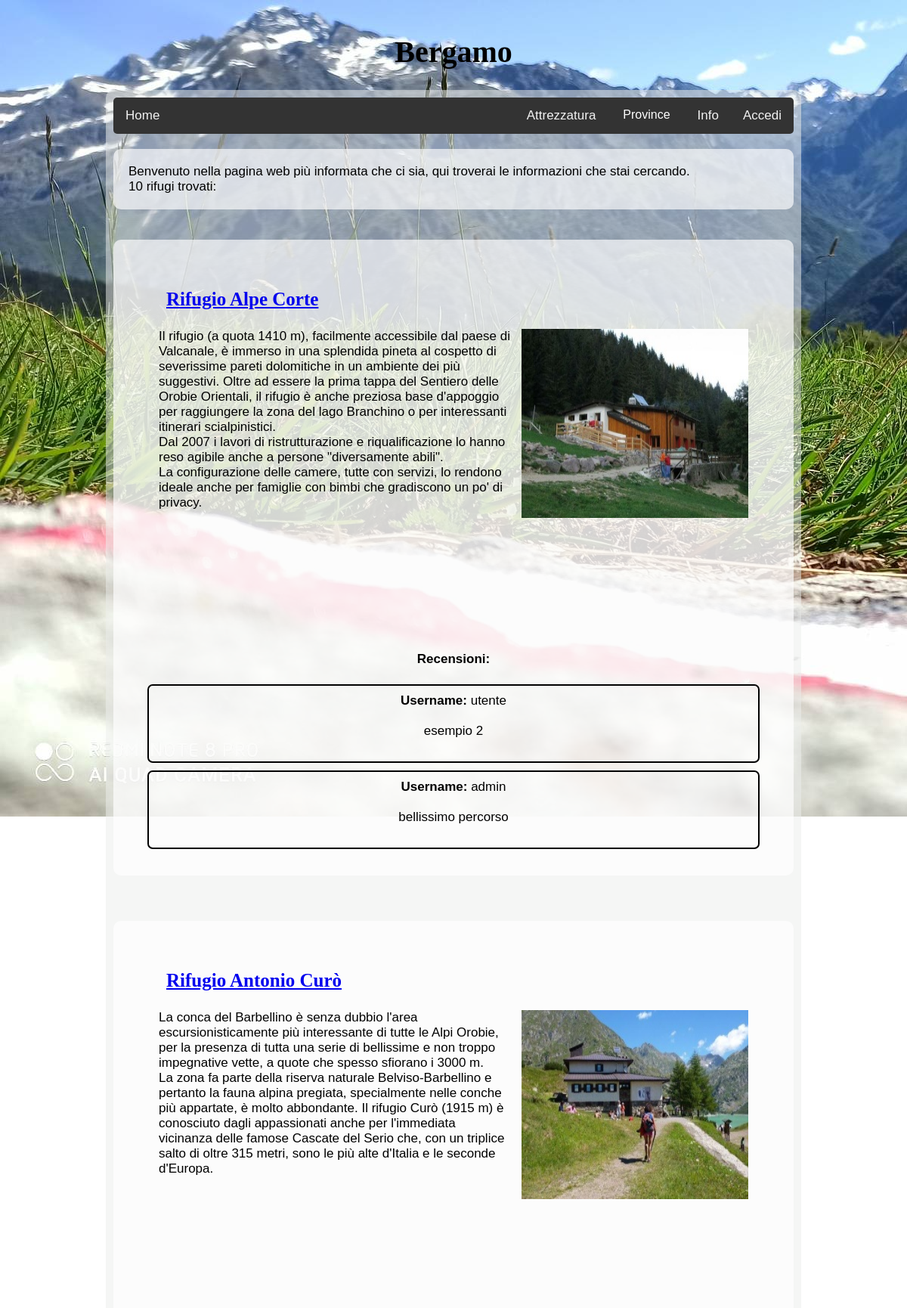
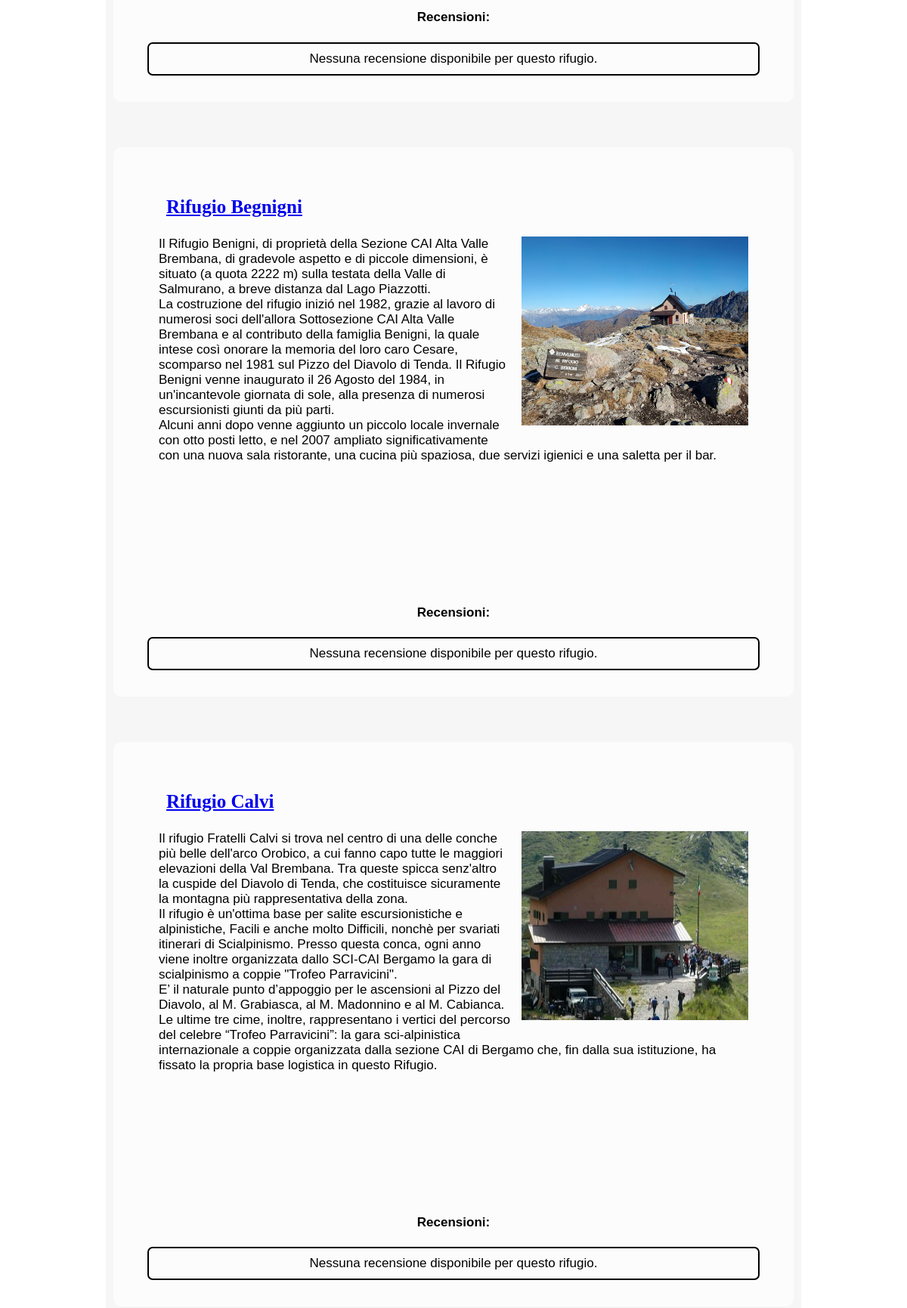
Screenshot of /progetto/Bergamo/Bergamo.php (upper part) with the database file from the repository (2 pictures, top to bottom).
### tables this page shows
CREATE TABLE `rifugi_tmp` (
  `IDRifugio` varchar(10) NOT NULL,
  `NomeRifugio` varchar(50) NOT NULL,
  `Provincia` varchar(20) NOT NULL,
  `Immagine` varchar(100) NOT NULL,
  `Descrizione` varchar(10000) NOT NULL,
  `Mappa` varchar(1000) NOT NULL,
  `Difficolta` varchar(1000) NOT NULL
);

CREATE TABLE `recensioni` (
  `ID_Recensione` int(11) NOT NULL,
  `Recensione` varchar(5000) NOT NULL,
  `Utente` int(11) DEFAULT NULL,
  `Rifugio` varchar(100) DEFAULT NULL
);

CREATE TABLE `utente` (
  `IDUtente` int(5) NOT NULL,
  `email` varchar(50) NOT NULL,
  `password` varchar(50) NOT NULL,
  `nome` varchar(50) NOT NULL,
  `cognome` varchar(50) NOT NULL
);

### progetto/richiamo_rifugi.php (the view, shortened to what this page needs)
<?php
$result = mysqli_query($connessione, $sql);
$num = mysqli_num_rows($result);
echo "<br><div class=\"sezione\">";
echo "Benvenuto nella pagina web pi&ugrave; informata che ci sia, qui troverai le informazioni che stai cercando.<br>";
echo "$num rifugi trovati:<br></div>";
$recensioni_rifugi = array();
$query_recensioni = "SELECT * FROM recensioni";
$result_recensioni = mysqli_query($connessione, $query_recensioni);
while ($row_recensioni = mysqli_fetch_assoc($result_recensioni)) {
    $IDrifugio_recensione = $row_recensioni["Rifugio"];
    $recensione = $row_recensioni["Recensione"];
    $IDUtente = $row_recensioni["Utente"];
    $recensioni_rifugi[$IDrifugio_recensione][] = array(
        'recensione' => $recensione,
        'IDUtente' => $IDUtente
    );
}
while($row = mysqli_fetch_assoc($result)) {
    $IDrifugio = $row["IDRifugio"];
    $Link_mappa = $row["Mappa"];
    $Nome_rifugio = $row["NomeRifugio"];
    $Descrizione_rifugio = $row["Descrizione"];
    $Immagine = $row["Immagine"];
    echo "<br>";
    echo "<div class=\"sezione\">";
    echo "<div class=\"rifugio\" id=\"$IDrifugio\">";
    echo "<h3><a href=\"$Link_mappa\" target=\"_blank\">$Nome_rifugio</a></h3><br>";
    echo "<a href=\"$Link_mappa\" target=\"_blank\">";
    echo "<img src=\"$Immagine\" alt=\"$Nome_rifugio\" class=\"immagine\"></a>";
    echo "$Descrizione_rifugio </div>";
    echo "<div class=\"recensione\">";
    echo "<br><br><br><br><br><br><h4>Recensioni:</h4>";
    $count = 0;
    if(isset($recensioni_rifugi[$IDrifugio])) {
        foreach($recensioni_rifugi[$IDrifugio] as $rec) {
            $recensione = $rec['recensione'];
            $IDUtente = $rec['IDUtente'];
            $query_utente = "SELECT * FROM utente WHERE IDUtente = '$IDUtente'";
            $result_utente = mysqli_query($connessione, $query_utente);
            if ($result_utente && mysqli_num_rows($result_utente) > 0) {
                $utente = mysqli_fetch_assoc($result_utente);
                $email = $utente["email"];
            } else {
                $email = "Email non disponibile";
            }
            if ($count < 2) {
                echo "
                    <div class=\"recensione_rifugio\">
                    <strong>Username:</strong> $email<br><br>
                    $recensione
                    <br><br>
                    </div>
                ";
            }
            $count++;
        }
    } else {
        echo "<div class=\"recensione_rifugio\">Nessuna recensione disponibile per questo rifugio.</div>";
    }
    echo "</div>";
    echo "</div>";
    echo "<br>";
}
?>

### progetto/css.css (style rules this page uses)
body { font-family: Arial, Verdana, sans-serif; color: #665544; background-image: url("immagini/1636477416866.jpg"); background-repeat: no-repeat; background-attachment: fixed; }
.rifugio { margin : 35px; padding : 5px; color :rgb(0, 0, 0); font-size: 17px; font-family: Arial, Helvetica, sans-serif; }
h3 { color: black; font-size: 25px; margin: 5px 10px 5px 10px; font-family: "Times New Roman", Times, serif; }
.immagine { width : 300; height: 250; float:right; padding-left : 15px; margin-bottom: 25px; }
.sezione { background-color: rgba(255, 255, 255, 0.664); overflow: auto; padding: 20px; margin-bottom: 20px; border-radius: 10px; }
.recensione_rifugio { background-color: rgba(255, 255, 255, 0); margin-bottom: 10px; border-radius: 7px; border: 2px solid black; margin: 10px 20px 10px 20px; padding: 10px; }
.recensione { border: none; border-radius: 5px; text-align: center; padding: 5px; margin-top: 10px; cursor: text; }
body { margin: 0; }

### rows the page displays
rifugi_tmp: NomeRifugio "Rifugio Alpe Corte", Immagine (picture), Descrizione "Il rifugio (a quota 1410 m), facilmente accessibile dal paese di Valcanale, è immerso in una splendida pineta al cospetto di severissime pareti dolomitiche in un ambiente dei più suggestivi. Oltre ad essere la prima tappa del Sentiero delle Orobie Orientali, il rifugio è anche preziosa base d'appoggio per raggiungere la zona del lago Branchino o per interessanti itinerari scialpinistici. Dal 2007 i lavori di ristrutturazione e riqualificazione lo hanno reso agibile anche a persone \"diversamente abili\". La configurazione delle camere, tutte con servizi, lo rendono ideale anche per famiglie con bimbi che gradiscono un po' di privacy."
recensioni: Utente.email "utente", Recensione "esempio 2"
recensioni: Utente.email "admin", Recensione "bellissimo percorso"
rifugi_tmp: NomeRifugio "Rifugio Antonio Curò", Immagine (picture), Descrizione "La conca del Barbellino è senza dubbio l'area escursionisticamente più interessante di tutte le Alpi Orobie, per la presenza di tutta una serie di bellissime e non troppo impegnative vette, a quote che spesso sfiorano i 3000 m. La zona fa parte della riserva naturale Belviso-Barbellino e pertanto la fauna alpina pregiata, specialmente nelle conche più appartate, è molto abbondante. Il rifugio Curò (1915 m) è conosciuto dagli appassionati anche per l'immediata vicinanza delle famose Cascate del Serio che, con un triplice salto di oltre 315 metri, sono le più alte d'Italia e le seconde d'Europa.", shows "Nessuna recensione disponibile per questo rifugio."
rifugi_tmp: NomeRifugio "Rifugio Begnigni", Immagine (picture), Descrizione "Il Rifugio Benigni, di proprietà della Sezione CAI Alta Valle Brembana, di gradevole aspetto e di piccole dimensioni, è situato (a quota 2222 m) sulla testata della Valle di Salmurano, a breve distanza dal Lago Piazzotti. La costruzione del rifugio inizió nel 1982, grazie al lavoro di numerosi soci dell'allora Sottosezione CAI Alta Valle Brembana e al contributo della famiglia Benigni, la quale intese così onorare la memoria del loro caro Cesare, scomparso nel 1981 sul Pizzo del Diavolo di Tenda. Il Rifugio Benigni venne inaugurato il 26 Agosto del 1984, in un'incantevole giornata di sole, alla presenza di numerosi escursionisti giunti da più parti. Alcuni anni dopo venne aggiunto un…", shows "Nessuna recensione disponibile per questo rifugio."
rifugi_tmp: NomeRifugio "Rifugio Calvi", Immagine (picture), Descrizione "Il rifugio Fratelli Calvi si trova nel centro di una delle conche più belle dell'arco Orobico, a cui fanno capo tutte le maggiori elevazioni della Val Brembana. Tra queste spicca senz'altro la cuspide del Diavolo di Tenda, che costituisce sicuramente la montagna più rappresentativa della zona. Il rifugio è un'ottima base per salite escursionistiche e alpinistiche, Facili e anche molto Difficili, nonchè per svariati itinerari di Scialpinismo. Presso questa conca, ogni anno viene inoltre organizzata dallo SCI-CAI Bergamo la gara di scialpinismo a coppie \"Trofeo Parravicini\". E’ il naturale punto d’appoggio per le ascensioni al Pizzo del Diavolo, al M. Grabiasca, al M. Madonnino e al M.…", shows "Nessuna recensione disponibile per questo rifugio."

### other values shown
$num "10"
